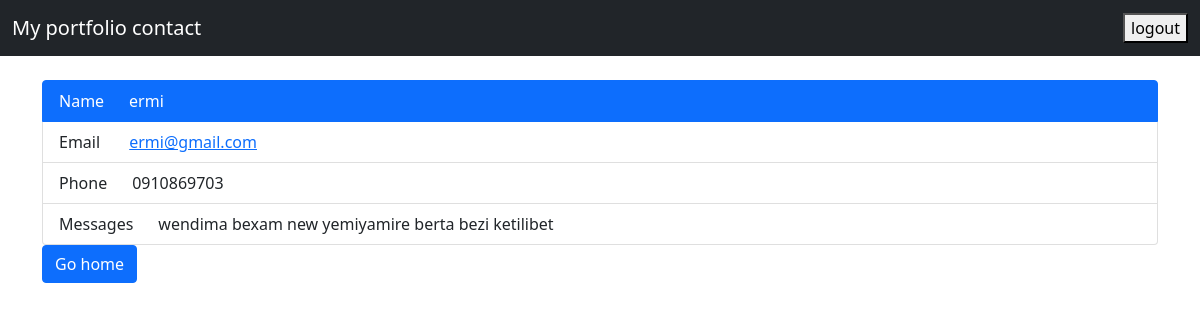
The app's page /detail_contact/7 with its own data.
### home/models.py (models this page shows)
class Contact(models.Model):
    name=models.CharField(max_length=40)
    email=models.EmailField(max_length=40)
    number=models.CharField(max_length=10)
    content=models.TextField(max_length=400)

### home/views.py (the view)
# urls.py: path('detail_contact/<int:pk>', views.detail_contact, name='detail_contact'),
def detail_contact(request,pk):
    contact=Contact.objects.get(id=pk)
    context={'contact':contact}
    return render(request,'detail_contact.html',context=context)

### home/templates/detail_contact.html (shortened to what this page needs)
{% extends 'base2.html' %}
{% block content  %}
<div class="container" >
    <ul class="list-group">
        <li class="list-group-item active" aria-current="true">Name &nbsp; &nbsp; &nbsp;{{contact.name}}</li>
        <li class="list-group-item">Email    &nbsp; &nbsp; &nbsp; <a href="https://www.{{contact.email}}" class="gmail">{{contact.email}}</a></li>
        <li class="list-group-item">Phone    &nbsp; &nbsp; &nbsp;{{contact.number}}</li>
        <li class="list-group-item">Messages &nbsp; &nbsp; &nbsp;{{contact.content}}</li>
      </ul>
 <a href="{% url 'home2' %}" class="btn btn-primary">Go home</a>
</div>
  {% endblock content %}

### records on screen
Contact: name "ermi", email "ermi@gmail.com", number "0910869703", content "wendima bexam new yemiyamire berta bezi ketilibet"
